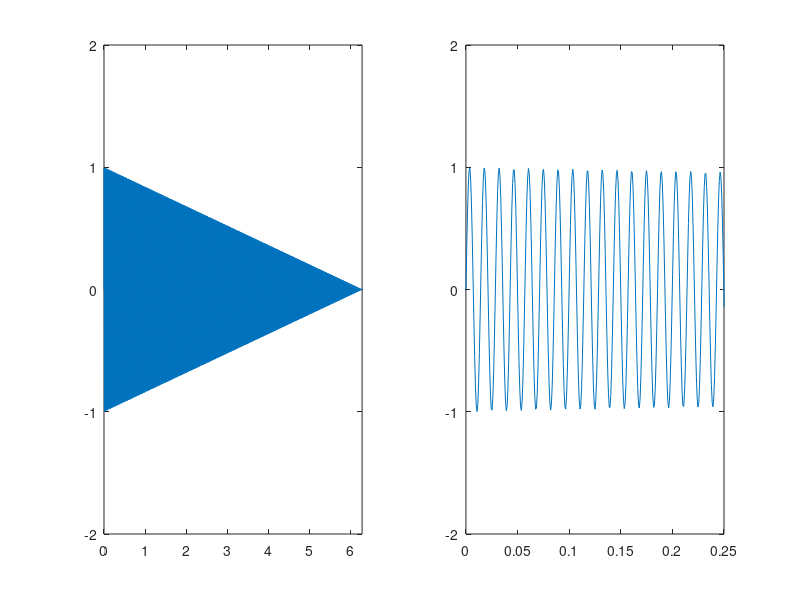

Source code (MATLAB):
clear;
% linear envelope
fs = 8192;
rhythm=1;
x = linspace(0, 2 * pi * rhythm, fs * rhythm);
y = sin(440*x);
waves=y.*(1-(1/max(x))*x);
subplot(121),plot(x,waves); axis([0,2*pi,-2,2]);
subplot(122),plot(x,waves);axis([0,0.25,-2,2]);
sound(waves, fs);